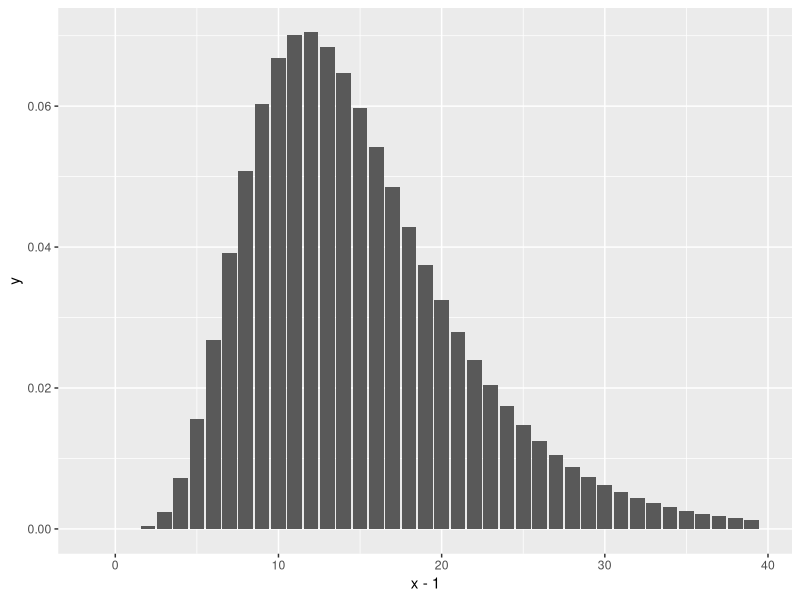
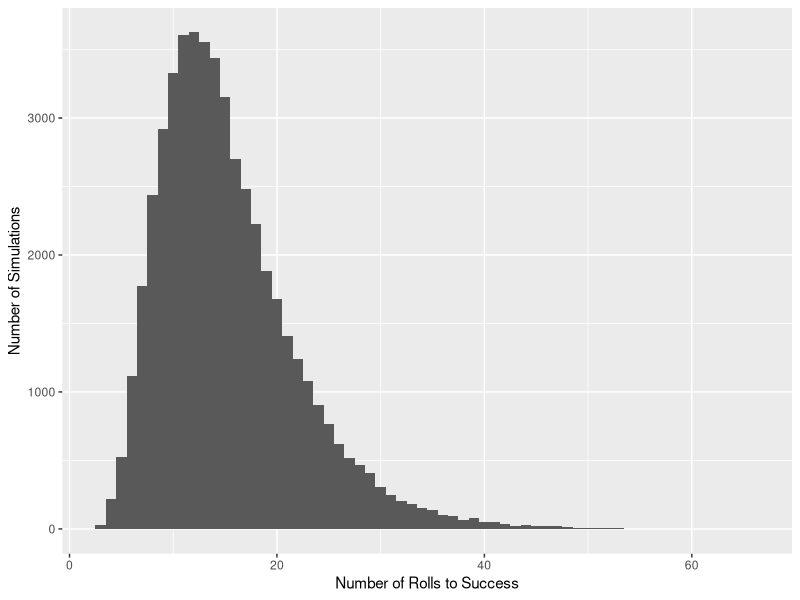
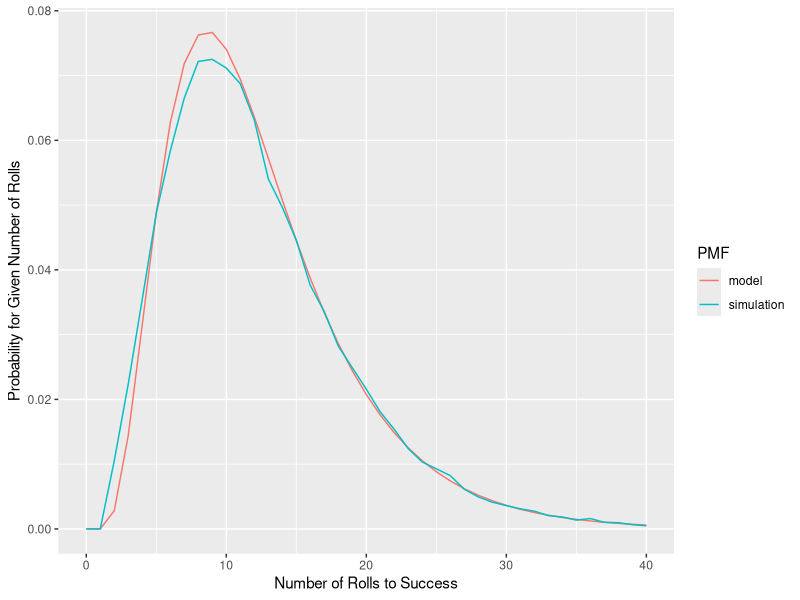

Here is the R script that generated these plots, in order:
## ---- chunk 1
library(tidyverse)
library(ggplot2)
## ---- chunk 2
p <- 1/6
n <- 7
## ---- chunk 3

pmf <- function(p, k, n) {
  -n * log(1-p) * ((1-(1-p)^k)^(n-1)) * (1-p)^k
}
## ---- chunk 4
x <- 0:40
y <- pmf(1/6, x, 10)
ggplot() + aes(x=x-1, y=y) + geom_col()
## ---- chunk 5
mean_rolls <- function(p, n) {
  iter <- 1000
  sum <- 0
  for (k in 1:iter) {
    sum <- sum + k * pmf(p, k, n)
  }
  return(sum)
}

1 + mean_rolls(p, 8)
## ---- chunk 6
simulate <- function(n) {

  # Roll a set of 6 dice using uniform random samples
  firstroll <- sample(1:6, 10, replace=TRUE) |>
    table() |>
    sort(decreasing = T)
  
  # Define the target as whatever we rolled the most of
  target <- as.integer(names(firstroll[1]))
  
  # Now the remaining number of dice to start rolling for simulation
  n.diceleft <- n - firstroll[1]
  if (n.diceleft == 0) return(1)
  
  # Now populate a matrix with random numbers whose columns represent a sequence of 100 rolls
  # of each individual dice.  
  dice.history <-
    runif(n.diceleft * 100, 0, 6) |>
    ceiling() |>
    matrix(ncol=n.diceleft)
    
  # Find the index of the first success in each column
  rolls.to.target <- sapply(1:n.diceleft, \(col) {
    return(which(dice.history[,col] == target)[1])
  })

  # Take the max of the rolls required for each die, and add 1 for firstroll
  return(1 + max(rolls.to.target))
}
## ---- chunk 7
iter <- 50000
results <- sapply(1:iter, \(x){ return(simulate(10)) })
# Mode:
df <- table(results)
mode <- sort(decreasing = T, df)[1]
# Mean
avg <- sum(results) / iter
## ---- chunk 8
ggplot(tibble(x=results)) + aes(x=x) + geom_histogram(binwidth = 1) +
  xlab("Number of Rolls to Success") + ylab("Number of Simulations")
## ---- chunk 9
sim <- rep(0, length(x))
indices <- as.integer(names(df)) |> sort()
for (i in indices[indices <= length(x)]) {
  sim[i] <- df[i]/iter
}
model.tail <- pmf(p, x, n-3)
model <- c(0, model.tail[1:length(x)-1])
data <- tibble(x=x,
               model=model,
               simulation=sim) |>
  pivot_longer(cols=c('model', 'simulation'),
              names_to='PMF',
              values_to="Probability")

ggplot(data) +
  aes(x=x, y=Probability, color=PMF) +
  geom_line() +
  xlab("Number of Rolls to Success") +
  ylab("Probability for Given Number of Rolls")
## ---- chunk 10
rolls <- 10000
sum <- 0
for (i in 1:rolls) {
  throw <- 
    sum <- sum + sample(1:6, 10, replace=T) |>
    table() |> 
    sort(decreasing=T) |>
    head(1)
}
sum/rolls
